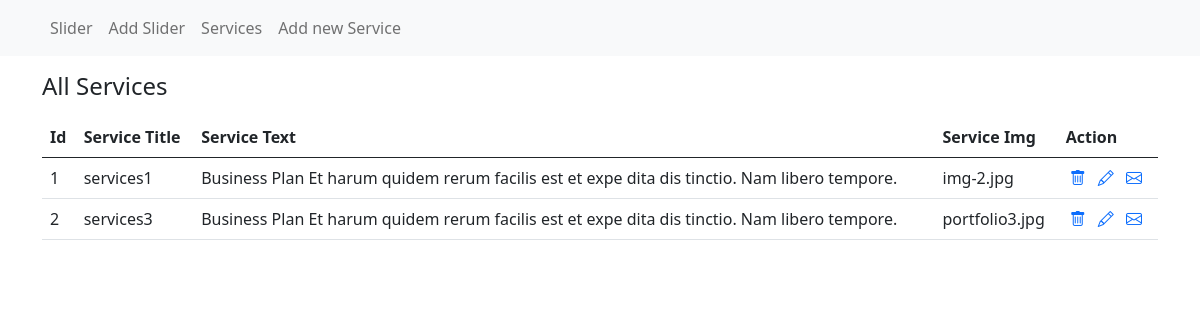
/admin/service, run on the app's committed database.
### app.py (models this page shows)
class Services(db.Model):
    id=db.Column(db.Integer,primary_key=True)
    title=db.Column(db.String(120))
    text=db.Column(db.String(120))
    img=db.Column(db.String(120))
    contact_now_url=db.Column(db.String(120))

### app.py (the view)
@app.route('/admin/service')
def app_service():
    service=Services.query.all()
    return render_template('admin/services.html', service=service)

### templates/admin/services.html
{% extends "admin/base.html" %}
{% block content %}
<section class="slider">
  <div class="container">
      <div class="row">
          <div class="col-12">
              <h4 class="my-3">All Services</h4>
              <table class="table">
                  <thead>
                      <tr>
                          <th scope="col">Id</th>
                          <th scope="col">Service Title</th>
                          <th scope="col">Service Text</th>
                          <th scope="col">Service Img</th>
                          <th scope="col">Action</th>
                      </tr>
                  </thead>
                  <tbody>
                      {% for service in service %}
                      <tr>
                          <td>{{service.id}}</td>
                          <td>{{service.title}}</td>
                          <td>{{service.text}}</td>
                          <td>{{service.img}}</td>
                          <td>
                              <a href=""><i class="bi bi-trash mx-1"></i></i></a>
                              <a href=""><i class="bi bi-pencil mx-1"></i></i></a>
                              <a href=""><i class="bi bi-envelope mx-1"></i></a>
                          </td>
                      </tr>
                      {% endfor %}
                  </tbody>
              </table>
          </div>
      </div>
  </div>
</section>
{% endblock %}

### templates/admin/base.html (shortened to what this page needs)
<!doctype html>
<html lang="en">
  <head>
    <link rel="stylesheet" href="https://cdn.jsdelivr.net/npm/bootstrap-icons@1.4.0/font/bootstrap-icons.css">
    <link href="https://cdn.jsdelivr.net/npm/bootstrap@5.0.0-beta3/dist/css/bootstrap.min.css" rel="stylesheet">
  </head>
  <body>
    <section class="edu-nav">
        <nav class="navbar navbar-expand-lg navbar-light bg-light">
            <div class="container">
              <div class="collapse navbar-collapse" id="navbarNav">
                <ul class="navbar-nav">
                  <li class="nav-item">
                    <a class="nav-link" href="/admin/slider">Slider</a>
                  </li>
                  <li class="nav-item">
                    <a class="nav-link" href="/admin/slider/new">Add Slider</a>
                  </li>
                  <li class="nav-item">
                    <a class="nav-link" href="/admin/service">Services</a>
                  </li>
                  <li class="nav-item">
                    <a class="nav-link" href="/admin/service/new">Add new Service</a>
                  </li>
                </ul>
              </div>
            </div>
          </nav>
    </section>
    {% block content %}
    {% endblock %}
  </body>
</html>

### data on the page
Services: id "1", title "services1", text "Business Plan Et harum quidem rerum facilis est et expe dita dis tinctio. Nam libero tempore.", img "img-2.jpg"
Services: id "2", title "services3", text "Business Plan Et harum quidem rerum facilis est et expe dita dis tinctio. Nam libero tempore.", img "portfolio3.jpg"
